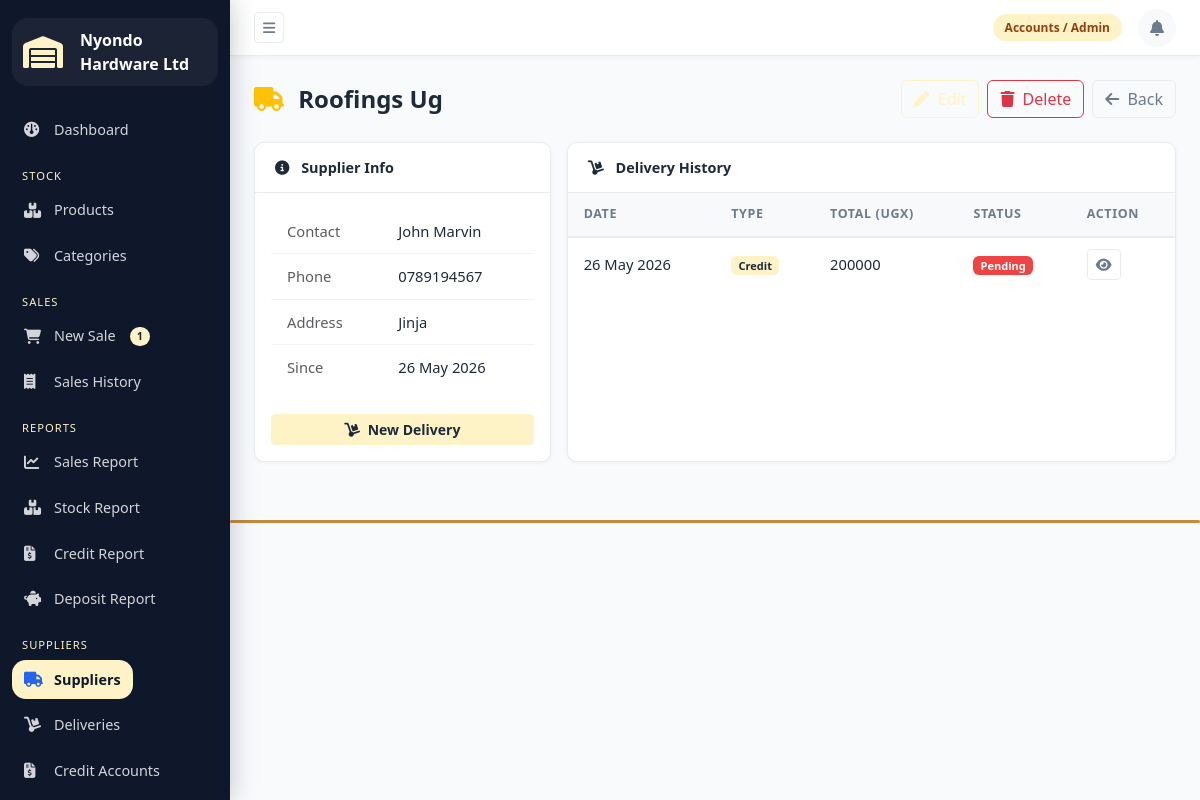
/suppliers/2/ (signed in), run on the app's committed database.
### sales/models.py (models this page shows, shortened)
class Cart(models.Model):
    attendant = models.OneToOneField(User, on_delete=models.CASCADE, related_name='cart')
    customer_name = models.CharField(max_length=200, blank=True)
    customer_phone = models.CharField(max_length=15, blank=True)
    customer_type = models.CharField(
        max_length=15,
        choices=[
            ('wholesaler', 'Wholesaler'),
            ('retailer', 'Retailer'),
            ('individual', 'Individual Buyer'),
        ],
        default='individual'
    )
    delivery_requested = models.BooleanField(default=False)
    within_10km = models.BooleanField(default=False)
    created_at = models.DateTimeField(auto_now_add=True)
    updated_at = models.DateTimeField(auto_now=True)
    @property
    def item_count(self):
        return self.cart_items.count()

### accounts/models.py (models this page shows, shortened)
class UserProfile(models.Model):
    ROLE_CHOICES = [
        ('sales_attendant', 'Sales Attendant'),
        ('store_manager', 'Store Manager'),
        ('admin', 'Accounts / Admin'),
    ]
    user = models.OneToOneField(User, on_delete=models.CASCADE, related_name='profile')
    role = models.CharField(max_length=20, choices=ROLE_CHOICES)
    phone = models.CharField(max_length=15)

### suppliers/models.py (models this page shows, shortened)
class Supplier(models.Model):
    name = models.CharField(max_length=200)
    contact_person = models.CharField(max_length=100, blank=True)
    phone = models.CharField(max_length=15)
    address = models.TextField(blank=True)
    date_added = models.DateTimeField(auto_now_add=True)

class SupplierDelivery(models.Model):
    PAYMENT_CHOICES = [
        ('cash', 'Cash — Paid Immediately'),
        ('credit', 'Credit — Pay Later'),
    ]
    supplier = models.ForeignKey(Supplier, on_delete=models.CASCADE, related_name='deliveries')
    delivery_date = models.DateField()
    payment_type = models.CharField(max_length=10, choices=PAYMENT_CHOICES, default='cash')
    notes = models.TextField(blank=True)
    recorded_by = models.CharField(max_length=100, blank=True)
    @property
    def total_amount(self):
        return sum(item.line_total for item in self.items.all())
    @property
    def is_credit(self):
        return self.payment_type == 'credit'

class SupplierDeliveryItem(models.Model):
    delivery = models.ForeignKey(SupplierDelivery, on_delete=models.CASCADE, related_name='items')
    product = models.ForeignKey(Product, on_delete=models.CASCADE)
    quantity = models.PositiveIntegerField()
    unit_cost = models.DecimalField(max_digits=12, decimal_places=2)
    wholesale_price = models.DecimalField(max_digits=12, decimal_places=2)
    retailer_price = models.DecimalField(max_digits=12, decimal_places=2)
    retail_price = models.DecimalField(max_digits=12, decimal_places=2)
    line_total = models.DecimalField(max_digits=14, decimal_places=2, editable=False)

### stock/views.py (the view)
        def wrapper(request, *args, **kwargs):
            if not hasattr(request.user, 'profile'):
                messages.error(request, "Access denied.")
                return redirect('dashboard')
            if request.user.profile.role not in roles:
                messages.error(request, "You do not have permission for this action.")
                return redirect('dashboard')
            return view_func(request, *args, **kwargs)

### stock/views.py (called while the page is built)
def role_required(roles):
    def decorator(view_func):
        def wrapper(request, *args, **kwargs):
            if not hasattr(request.user, 'profile'):
                messages.error(request, "Access denied.")
                return redirect('dashboard')
            if request.user.profile.role not in roles:
                messages.error(request, "You do not have permission for this action.")
                return redirect('dashboard')
            return view_func(request, *args, **kwargs)
        wrapper.__name__ = view_func.__name__
        return login_required(wrapper)
    return decorator

### suppliers/views.py (called while the page is built)
@role_required(['store_manager', 'admin'])
def supplier_detail(request, pk):
    supplier = get_object_or_404(Supplier, pk=pk)
    deliveries = supplier.deliveries.all().order_by('-delivery_date')
    return render(request, 'suppliers/supplier_detail.html', {
        'supplier': supplier,
        'deliveries': deliveries,
    })

### templates/suppliers/supplier_detail.html (shortened to what this page needs)
{% extends 'base.html' %}
{% block content %}
<div class="d-flex justify-content-between align-items-center mb-4">
    <h4 class="fw-bold mb-0">
        <i class="fa-solid fa-truck me-2 text-warning"></i> {{ supplier.name }}
    </h4>
    <div class="d-flex gap-2">
        <a href="{% url 'supplier_edit' supplier.pk %}"
           class="btn btn-outline-primary">
            <i class="fa-solid fa-pen me-1"></i> Edit
        </a>
        {% if request.user.profile.role == 'admin' %}
        <a href="{% url 'supplier_delete' supplier.pk %}"
           class="btn btn-outline-danger">
            <i class="fa-solid fa-trash me-1"></i> Delete
        </a>
        {% endif %}
        <a href="{% url 'supplier_list' %}" class="btn btn-outline-secondary">
            <i class="fa-solid fa-arrow-left me-1"></i> Back
        </a>
    </div>
</div>
<div class="row g-3 mb-4">
    <div class="col-md-4">
        <div class="card h-100">
            <div class="card-header">
                <i class="fa-solid fa-circle-info me-2"></i> Supplier Info
            </div>
            <div class="card-body">
                <table class="table table-sm table-borderless">
                    <tr>
                        <td class="text-muted">Contact</td>
                        <td>{{ supplier.contact_person|default:"—" }}</td>
                    </tr>
                    <tr>
                        <td class="text-muted">Phone</td>
                        <td>{{ supplier.phone }}</td>
                    </tr>
                    <tr>
                        <td class="text-muted">Address</td>
                        <td>{{ supplier.address|default:"—" }}</td>
                    </tr>
                    <tr>
                        <td class="text-muted">Since</td>
                        <td>{{ supplier.date_added|date:"d M Y" }}</td>
                    </tr>
                </table>
                <a href="{% url 'delivery_create' %}" class="btn btn-primary btn-sm w-100 mt-2">
                    <i class="fa-solid fa-dolly me-1"></i> New Delivery
                </a>
            </div>
        </div>
    </div>
    <div class="col-md-8">
        <div class="card h-100">
            <div class="card-header">
                <i class="fa-solid fa-dolly me-2"></i> Delivery History
            </div>
            <div class="card-body p-0">
                <table class="table table-hover mb-0">
                    <thead>
                        <tr>
                            <th>Date</th>
                            <th>Type</th>
                            <th>Total (UGX)</th>
                            <th>Status</th>
                            <th>Action</th>
                        </tr>
                    </thead>
                    <tbody>
                        {% for delivery in deliveries %}
                        <tr>
                            <td>{{ delivery.delivery_date|date:"d M Y" }}</td>
                            <td>
                                {% if delivery.payment_type == 'credit' %}
                                <span class="badge bg-warning text-dark">Credit</span>
                                {% else %}
                                <span class="badge bg-success">Cash</span>
                                {% endif %}
                            </td>
                            <td>{{ delivery.total_amount|floatformat:0 }}</td>
                            <td>
                                {% if delivery.is_credit %}
                                    {% if delivery.credit_account.is_cleared %}
                                    <span class="badge bg-success">Cleared</span>
                                    {% else %}
                                    <span class="badge bg-danger">Pending</span>
                                    {% endif %}
                                {% else %}
                                <span class="badge bg-secondary">Paid</span>
                                {% endif %}
                            </td>
                            <td>
                                <a href="{% url 'delivery_detail' delivery.pk %}"
                                   class="btn btn-sm btn-outline-secondary">
                                    <i class="fa-solid fa-eye"></i>
                                </a>
                            </td>
                        </tr>
                        {% empty %}
                        <tr>
                            <td colspan="5" class="text-center text-muted py-4">
                                No deliveries yet.
                            </td>
                        </tr>
                        {% endfor %}
                    </tbody>
                </table>
            </div>
        </div>
    </div>
</div>
{% endblock %}

### templates/base.html (shortened to what this page needs)
<!DOCTYPE html>
<html lang="en">
<head>
    {% load static %}
    <link href="https://cdn.jsdelivr.net/npm/bootstrap@5.3.0/dist/css/bootstrap.min.css"
          rel="stylesheet">
    <link href="https://cdnjs.cloudflare.com/ajax/libs/font-awesome/6.4.0/css/all.min.css"
          rel="stylesheet">
    <link href="{% static 'css/main.css' %}"
          rel="stylesheet">
</head>
<body>
{% if request.user.is_authenticated %}
<div class="wrapper">
    <nav id="sidebar">
        <div class="sidebar-header">
            <i class="fa-solid fa-warehouse me-2"></i>
            <span>Nyondo Hardware Ltd</span>
    </div>
        <ul class="sidebar-menu">
            <li>
                <a href="{% url 'dashboard' %}"
                   class="{% if request.resolver_match.url_name == 'dashboard' %}active{% endif %}">
                    <i class="fa-solid fa-gauge"></i>
                    Dashboard
                </a>
            </li>
            <li class="menu-label">Stock</li>
            <li>
                <a href="{% url 'product_list' %}"
                   class="{% if 'product' in request.resolver_match.url_name %}active{% endif %}">
                    <i class="fa-solid fa-boxes-stacked"></i>
                    Products
                </a>
            </li>
            <li>
                <a href="{% url 'category_list' %}"
                   class="{% if 'category' in request.resolver_match.url_name %}active{% endif %}">
                    <i class="fa-solid fa-tags"></i>
                    Categories
                </a>
            </li>
            <li class="menu-label">Sales</li>
            <li>
                <a href="{% url 'cart' %}"
                   class="{% if 'cart' in request.resolver_match.url_name %}active{% endif %}">
                    <i class="fa-solid fa-cart-shopping"></i>
                    New Sale
                    {% with cart=request.user.cart %}
                        {% if cart and cart.item_count > 0 %}
                        <span class="badge bg-warning text-dark ms-1">
                            {{ cart.item_count }}
                        </span>
                        {% endif %}
                    {% endwith %}
                </a>
            </li>
            <li>
                <a href="{% url 'sales_list' %}"
                   class="{% if request.resolver_match.url_name == 'sales_list' %}active{% endif %}">
                    <i class="fa-solid fa-receipt"></i>
                    Sales History
                </a>
            </li>
            <li class="menu-label">Reports</li>
            <li>
                <a href="{% url 'sales_report' %}"
                   class="{% if request.resolver_match.url_name == 'sales_report' %}active{% endif %}">
                    <i class="fa-solid fa-chart-line"></i>
                    Sales Report
                </a>
            </li>
            <li>
                <a href="{% url 'stock_report' %}"
                   class="{% if request.resolver_match.url_name == 'stock_report' %}active{% endif %}">
                    <i class="fa-solid fa-boxes-stacked"></i>
                    Stock Report
                </a>
            </li>
            {% if request.user.profile.role == 'admin' %}
            <li>
                <a href="{% url 'credit_report' %}"
                   class="{% if request.resolver_match.url_name == 'credit_report' %}active{% endif %}">
                    <i class="fa-solid fa-file-invoice-dollar"></i>
                    Credit Report
                </a>
            </li>
            {% endif %}
            <li>
                <a href="{% url 'deposit_report' %}"
                   class="{% if request.resolver_match.url_name == 'deposit_report' %}active{% endif %}">
                    <i class="fa-solid fa-piggy-bank"></i>
                    Deposit Report
                </a>
            </li>
            <li class="menu-label">Suppliers</li>
            <li>
                <a href="{% url 'supplier_list' %}"
                   class="{% if 'supplier' in request.resolver_match.url_name %}active{% endif %}">
                    <i class="fa-solid fa-truck"></i>
                    Suppliers
                </a>
            </li>
            <li>
                <a href="{% url 'delivery_list' %}"
                   class="{% if 'delivery' in request.resolver_match.url_name %}active{% endif %}">
                    <i class="fa-solid fa-dolly"></i>
                    Deliveries
                </a>
            </li>
            <li>
                <a href="{% url 'credit_list' %}"
                   class="{% if 'credit' in request.resolver_match.url_name %}active{% endif %}">
                    <i class="fa-solid fa-file-invoice-dollar"></i>
                    Credit Accounts
                </a>
            </li>
        </ul>
    </nav>
    <div id="content">
        <nav class="topbar">
            <button id="sidebarToggle"
                    class="btn btn-sm btn-outline-secondary">
                <i class="fa-solid fa-bars"></i>
            </button>
            <div class="topbar-right">
                <span class="badge-role">
                    {{ request.user.profile.get_role_display }}
                </span>
                <div class="notif-wrapper">
                    <a href="{% url 'notification_list' %}"
                       class="notif-bell {% if notif_unread_count > 0 %}has-unread{% endif %}"
                       title="Notifications">
                        <i class="fa-solid fa-bell"></i>
                    </a>
                </div>
            </div>
        </nav>
        <div class="page-content">
            {% block content %}
            {% endblock %}
        </div>
        <div class="logo-line"></div>
    </div>
</div>
{% endif %}
</body>
</html>

### data on the page
Cart: item_count "1"
Supplier: name "Roofings Ug", contact_person "John Marvin", phone "0789194567", address "Jinja", date_added "26 May 2026"
SupplierDelivery: delivery_date "26 May 2026", payment_type "Credit", total_amount "200000"

### other printed values
{{ request.user.profile.get_role_display }} "Accounts / Admin"
